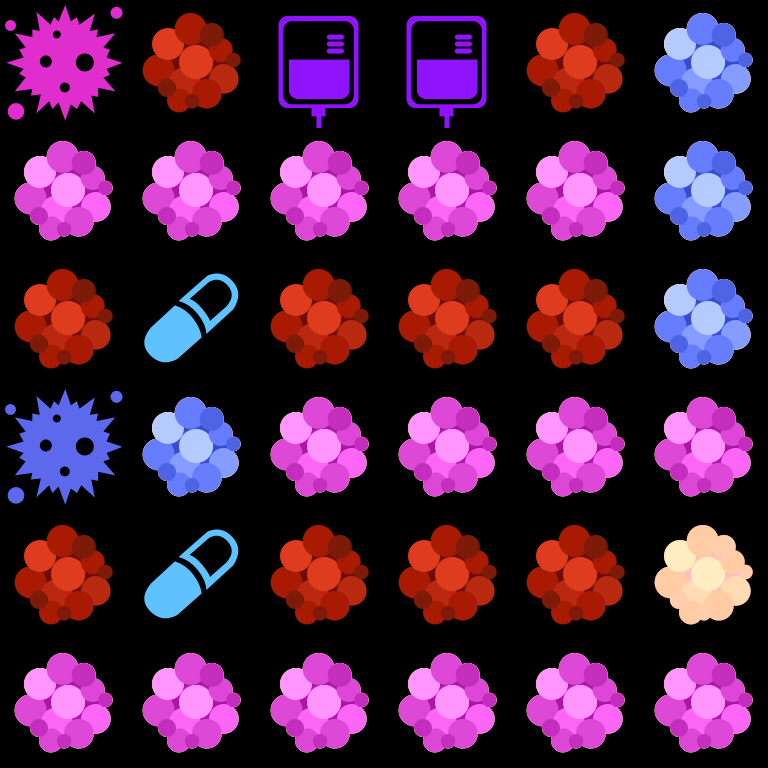

This game map was drawn from its Tiled (.tmx) file and the tilesets committed beside it. A one-line description and the full map source follow:
An orthogonal 6x6 tile map with 128x128 px tiles, 1 tile layer (Tile Layer 1).

<map version="1.0" tiledversion="1.0.3" orientation="orthogonal" renderorder="right-down" width="6" height="6" tilewidth="128" tileheight="128" nextobjectid="1">
 <tileset firstgid="1" name="Tiles" tilewidth="128" tileheight="128" tilecount="14" columns="7">
  <image source="../images/Tiles.png" width="896" height="256" />
 </tileset>
 <layer name="Tile Layer 1" width="6" height="6">
  <data encoding="csv">
7,13,5,5,13,2,
6,6,6,6,6,2,
13,1,13,13,13,2,
3,2,6,6,6,6,
13,1,13,13,13,14,
6,6,6,6,6,6
</data>
 </layer>
</map>
